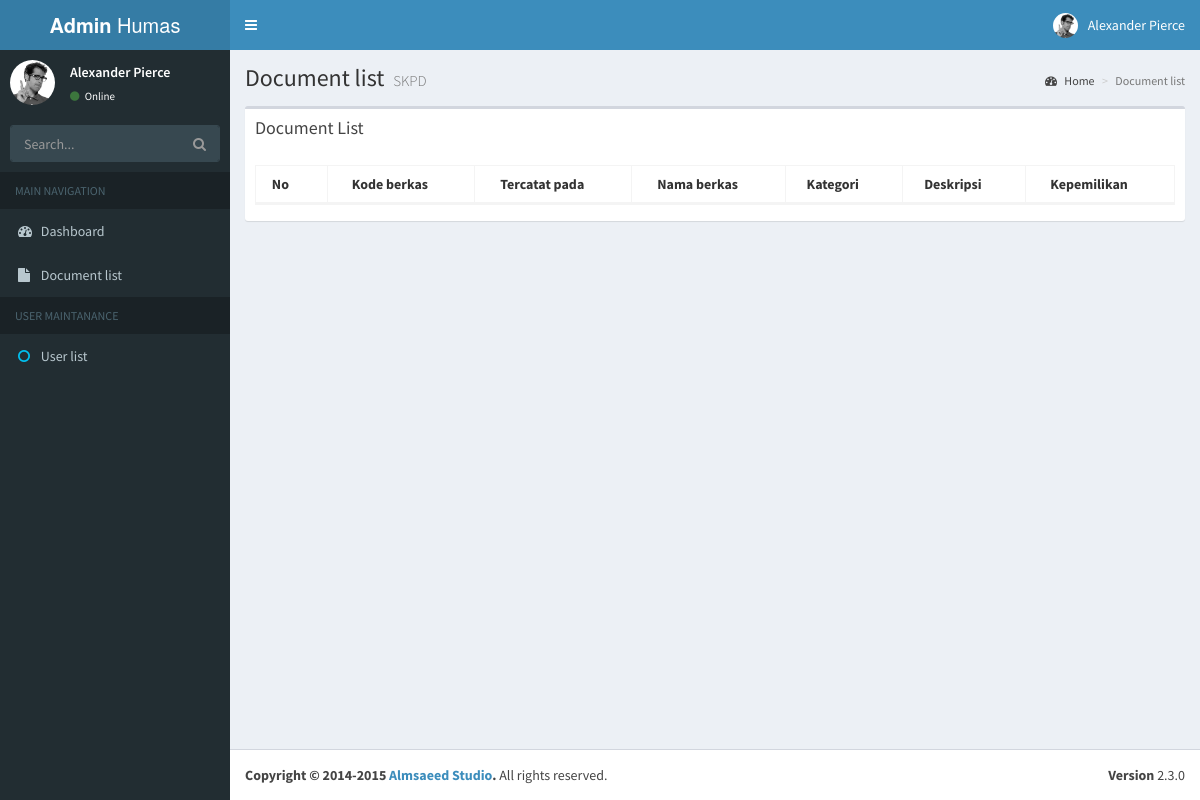
Page /index.php/humas/document on the earlier database version.
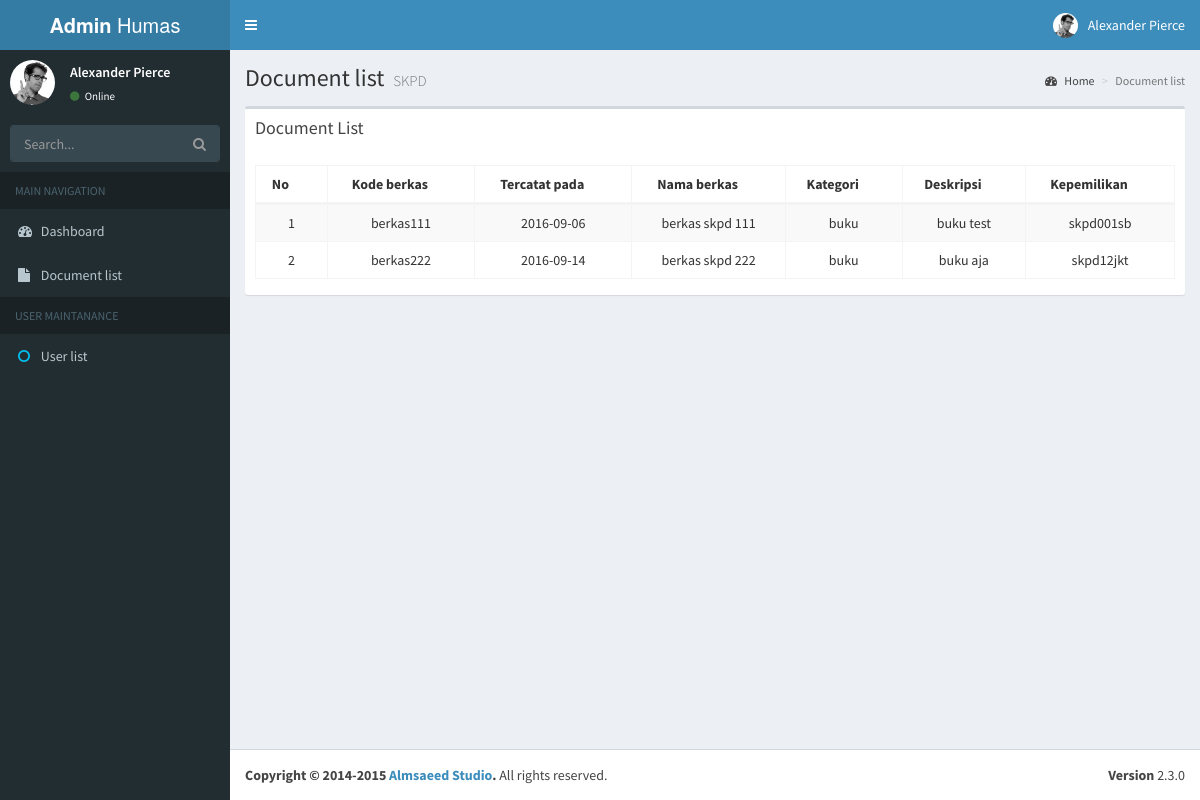
Same page on the later database version.
### tables this page shows
CREATE TABLE `t_dokumen` (
  `id` int(16) NOT NULL,
  `kode_berkas` varchar(128) NOT NULL,
  `upload_at` date NOT NULL,
  `nama_berkas` varchar(128) NOT NULL,
  `kategori` varchar(128) NOT NULL,
  `deskripsi` varchar(128) NOT NULL,
  `kode_skpd` varchar(25) NOT NULL
);

### application/controllers/Humas.php (called while the page is built, shortened)
<?php
class Humas extends CI_Controller{
    function __construct() {
        $this->load->model(array('model_humas'));
    }
    public function document(){
        $data['docs']=$this->model_humas->getAlldoc();
        $this->load->view('humas/header');
        $this->load->view('humas/document',$data);
        $this->load->view('humas/footer');
    }
}

### index.php (called while the page is built, shortened)
<?php
require_once BASEPATH.'core/CodeIgniter.php';

### application/models/model_humas.php (called while the page is built, shortened)
<?php
class Model_humas extends CI_model{
    function getAllDoc(){
         return $this->db->get('t_dokumen');
    }
}

### application/views/humas/document.php (the view)
<div class="content-wrapper">
  <section class="content-header">
    <h1>
      Document list
      <small>SKPD </small>
    </h1>
    <ol class="breadcrumb">
      <li><a href="<?= base_url() ?>humas/index"><i class="fa fa-dashboard"></i> Home</a></li>
      <li class="active">Document list</li>
    </ol>
  </section>
  <section class="content">
    <div class="box">
      <div class="box-header">
        <h3 class="box-title">Document List</h3>
      </div>
        <div class="box-body">
          <table id="example1" class="table table-bordered table-striped dataTable text-center">
            <thead>
              <tr>
                <th>No</th>
                <th>Kode berkas</th>
                <th>Tercatat pada</th>
                <th>Nama berkas</th>
                <th>Kategori</th>
                <th>Deskripsi</th>
                <th>Kepemilikan</th>
              </tr>
            </thead>
            <tbody>
              <?php
              $no=1;
              foreach ($docs->result() as $doc) { ?>
              <tr role="row">
                <td><?php echo $no ;?></td>
                <td><?php echo $doc->kode_berkas;?></td>
                <td><?php echo $doc->upload_at;?></td>
                <td> <?php echo $doc->nama_berkas;?></td>
                <td> <?php echo $doc->kategori;?></td>
                <td> <?php echo $doc->deskripsi;?></td>
                <td> <?php echo $doc->kode_skpd;?></td>
              <?php $no++; };?>
            </tbody>
          </table>
        </div>
      </div>
    </section>
</div>

Differences in the rows shown:
added t_dokumen: kode_berkas "berkas111", upload_at "2016-09-06", nama_berkas "berkas skpd 111", kategori "buku", deskripsi "buku test", kode_skpd "skpd001sb"
added t_dokumen: kode_berkas "berkas222", upload_at "2016-09-14", nama_berkas "berkas skpd 222", kategori "buku", deskripsi "buku aja", kode_skpd "skpd12jkt"
